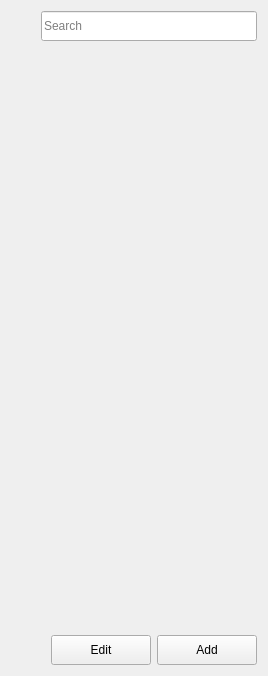
      <widget class="QWidget" name="pageExercise">
       <property name="styleSheet">
        <string notr="true">*[class=&quot;label-magnifying-search&quot;] {
	background-color: rgb(255, 255, 255);
	border-top-left-radius: 15px;
	border-bottom-left-radius: 15px;
	border: 1px solid #999;
	border-right: none;
}

*[class=&quot;textbox-search&quot;] {
	background-color: rgb(255, 255, 255); 
	border-top-right-radius: 15px;
	border-bottom-right-radius: 15px;
	border: 1px solid #999;
	border-left: none;
}

*[class=&quot;widget-search-container&quot;] {
	background: transparent;
}</string>
       </property>
       <layout class="QVBoxLayout" name="verticalLayout_10">
        <item>
         <widget class="QWidget" name="widget_search_3" native="true">
          <property name="styleSheet">
           <string notr="true"/>
          </property>
          <property name="class" stdset="0">
           <string>widget-search-container</string>
          </property>
          <layout class="QHBoxLayout" name="horizontalLayout_23">
           <property name="spacing">
            <number>0</number>
           </property>
           <property name="leftMargin">
            <number>0</number>
           </property>
           <property name="topMargin">
            <number>0</number>
           </property>
           <property name="rightMargin">
            <number>0</number>
           </property>
           <property name="bottomMargin">
            <number>0</number>
           </property>
           <item>
            <widget class="QLabel" name="label_magnifying_exer">
             <property name="minimumSize">
              <size>
               <width>30</width>
               <height>30</height>
              </size>
             </property>
             <property name="maximumSize">
              <size>
               <width>30</width>
               <height>30</height>
              </size>
             </property>
             <property name="text">
              <string/>
             </property>
             <property name="pixmap">
              <pixmap resource="../resources.qrc">:/Images/Images/search.png</pixmap>
             </property>
             <property name="scaledContents">
              <bool>true</bool>
             </property>
             <property name="margin">
              <number>5</number>
             </property>
             <property name="class" stdset="0">
              <string>label-magnifying-search</string>
             </property>
            </widget>
           </item>
           <item>
            <widget class="QLineEdit" name="txtSearchExercise">
             <property name="minimumSize">
              <size>
               <width>0</width>
               <height>30</height>
              </size>
             </property>
             <property name="styleSheet">
              <string notr="true"/>
             </property>
             <property name="placeholderText">
              <string>Search</string>
             </property>
             <property name="class" stdset="0">
              <string>textbox-search</string>
             </property>
            </widget>
           </item>
          </layout>
         </widget>
        </item>
        <item>
         <spacer name="verticalSpacer_2">
          <property name="orientation">
           <enum>Qt::Vertical</enum>
          </property>
          <property name="sizeHint" stdset="0">
           <size>
            <width>195</width>
            <height>588</height>
           </size>
          </property>
         </spacer>
        </item>
        <item>
         <layout class="QHBoxLayout" name="horizontalLayout_13">
          <item>
           <spacer name="horizontalSpacer_6">
            <property name="orientation">
             <enum>Qt::Horizontal</enum>
            </property>
            <property name="sizeHint" stdset="0">
             <size>
              <width>40</width>
              <height>20</height>
             </size>
            </property>
           </spacer>
          </item>
          <item>
           <widget class="QPushButton" name="btnExerciseEdit">
            <property name="minimumSize">
             <size>
              <width>100</width>
              <height>30</height>
             </size>
            </property>
            <property name="maximumSize">
             <size>
              <width>16777215</width>
              <height>30</height>
             </size>
            </property>
            <property name="cursor">
             <cursorShape>PointingHandCursor</cursorShape>
            </property>
            <property name="text">
             <string>Edit</string>
            </property>
            <property name="class" stdset="0">
             <string>button-normal</string>
            </property>
           </widget>
          </item>
          <item>
           <widget class="QPushButton" name="btnExerciseAdd">
            <property name="minimumSize">
             <size>
              <width>100</width>
              <height>30</height>
             </size>
            </property>
            <property name="maximumSize">
             <size>
              <width>16777215</width>
              <height>30</height>
             </size>
            </property>
            <property name="cursor">
             <cursorShape>PointingHandCursor</cursorShape>
            </property>
            <property name="text">
             <string>Add</string>
            </property>
            <property name="class" stdset="0">
             <string>button-normal</string>
            </property>
           </widget>
          </item>
         </layout>
        </item>
       </layout>
      </widget>
